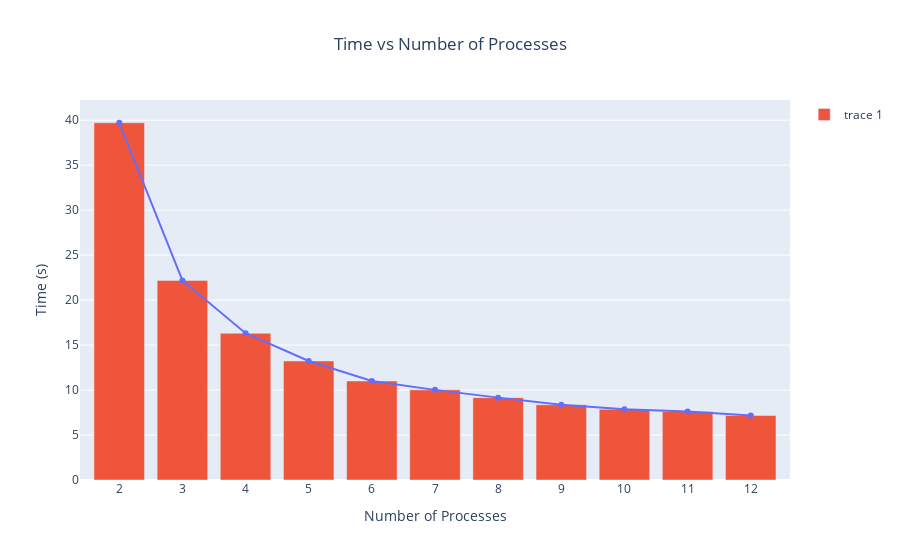

Notebook code cell kept with this figure:
### Code cell
fig = px.line(df, x='num_processes', y='time', title='Time vs Number of Processes', labels={'time':'Time (s)', 'num_processes':'Number of Processes'}, markers=True)
fig.add_bar(x=df['num_processes'], y=df['time'])
fig.update_layout(xaxis_type='category',title_x=0.5)
fig.show()

### Figure 1 — Plotly figure (JSON) as saved in the notebook; plotly's stock layout.template omitted (floating-point values rounded to 4 significant figures)
{"data": [{"hovertemplate": "Number of Processes=%{x}<br>Time (s)=%{y}<extra></extra>", "legendgroup": "", "line": {"color": "#636efa", "dash": "solid"}, "marker": {"symbol": "circle"}, "mode": "lines+markers", "name": "", "orientation": "v", "showlegend": false, "type": "scatter", "x": [2, 3, 4, 5, 6, 7, 8, 9, 10, 11, 12], "xaxis": "x", "y": [39.72, 22.19, 16.32, 13.23, 11.01, 10.02, 9.157, 8.366, 7.87, 7.61, 7.17], "yaxis": "y"}, {"type": "bar", "x": [2, 3, 4, 5, 6, 7, 8, 9, 10, 11, 12], "y": [39.72, 22.19, 16.32, 13.23, 11.01, 10.02, 9.157, 8.366, 7.87, 7.61, 7.17]}], "layout": {"legend": {"tracegroupgap": 0}, "title": {"text": "Time vs Number of Processes", "x": 0.5}, "xaxis": {"anchor": "y", "domain": [0, 1], "title": {"text": "Number of Processes"}, "type": "category"}, "yaxis": {"anchor": "x", "domain": [0, 1], "title": {"text": "Time (s)"}}}}
